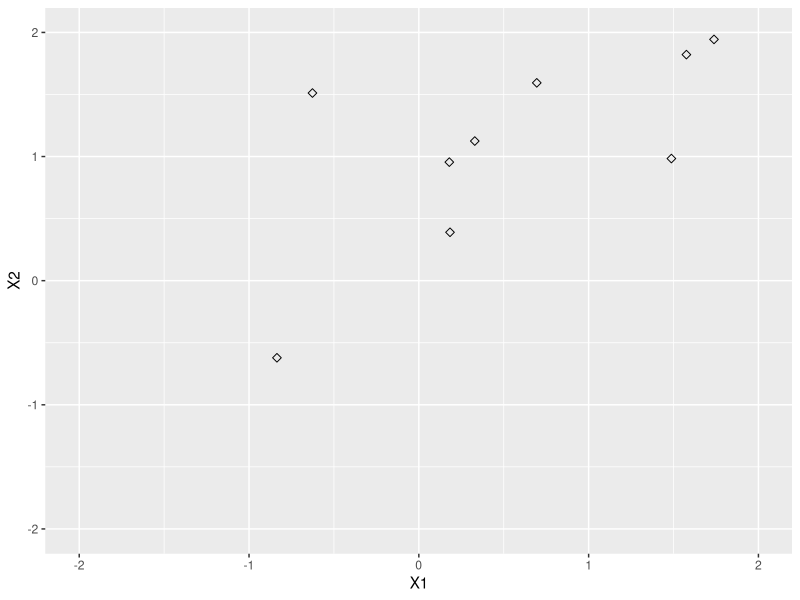

Generate this figure with R:
## ---- chunk 1
knitr::opts_chunk$set(echo = TRUE)
## ---- chunk 2
library(tidyverse)
## ---- chunk 3
set.seed(1)
x = matrix(rnorm(10*2), ncol=2)
y = c(rep(-1,5), rep(1,5)) # The class vector
x[y==1,]=x[y==1,] + 1
## ---- chunk 4
df = data.frame(x,y)
df
## ---- chunk 5
ggplot(df, aes(x=X1, X2), color=(3-y)) +
  geom_point(size=2, shape=23) + 
  xlim(-2, 2) + 
  ylim(-2, 2) # + geom_jitter()
